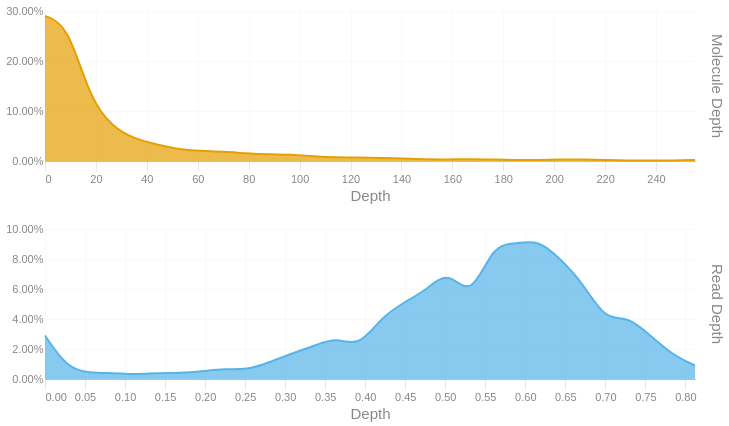

Source (notebook cell):
### Code cell
readdep = depth_hist(tb['Read Depth'], q99, 3)
readdep = readdep.with_columns(pl.lit('Read Depth').alias('Metric'))
if not SKIPLR:
    moldep = depth_hist(tb['Molecule Depth'], mol_q99, 1)
    moldep = moldep.with_columns(pl.lit('Molecule Depth').alias('Metric'))
    _hist = pl.concat([readdep, moldep])
    _hist = _hist.filter(pl.col('Proportion') != 0)
    with SafeRender(_hist):
        (
            alt.Chart(_hist)        
            .mark_area(interpolate = "basis")
            .encode(
                x=alt.X('Bin:Q').scale(domainMin=0).axis(alt.Axis(title='Depth')),
                y = alt.Y('Proportion:Q', title = None).axis(format = '.2%'),
                color = alt.Color('Metric:N').legend(None),
                row = alt.Row("Metric:N").header(title = None, labelOrient = 'right'),
                tooltip = [
                    alt.Tooltip("Metric:N", title = "Metric"),
                    alt.Tooltip('Interval:N', title = "Depth Interval"),
                    alt.Tooltip('Proportion:Q', title = "% Alignments").format('.2%')
                ]
            )
            .resolve_scale(x='independent', y='independent')
            .properties(
                height = 150, width = 650,
                usermeta={'embedOptions': {'downloadFileName': f'{samplename}.depth.hist'}}
            )
        ).display()
else:
    readdep = readdep.filter(pl.col('Proportion') != 0)
    with SafeRender(readdep):
        (
            alt.Chart(readdep)        
            .mark_area(interpolate = "basis")
            .encode(
                x=alt.X('Bin:Q').scale(domainMin=0).axis(alt.Axis(title='Depth')),
                y = alt.Y('Proportion:Q', title = None).axis(format = '.2%'),
                tooltip = [
                    alt.Tooltip('Interval:N', title = "Depth Interval"),
                    alt.Tooltip('Proportion:Q', title = "% Alignments").format('.2%')
                ]
            )
            .properties(
                usermeta={'embedOptions': {'downloadFileName': f'{samplename}.depth.hist'}}
            )
        ).display()

### Figure 1 — Vega-Lite specification as saved in the notebook (floating-point values rounded to 4 significant figures)
{"width": 650, "height": 150, "config": {"title": {"anchor": "start", "dy": -15, "fontSize": 18, "color": "#888888", "subtitleColor": "#888888", "subtitleFontSize": 14}, "arc": {"fill": "#0072B2"}, "axis": {"domainColor": "#888888", "domainWidth": 0.5, "gridWidth": 0.2, "grid": false, "titleFontWeight": 400, "titleFontSize": 15, "labelFontSize": 11, "labelColor": "#888888", "tickColor": "#888888", "tickWidth": 0.2, "titleColor": "#888888"}, "axisBand": {"grid": false}, "axisX": {"grid": true, "tickSize": 10, "domainCap": "round"}, "axisY": {"domain": false, "grid": true, "tickSize": 0, "domainCap": "round"}, "background": "transparent", "header": {"labelFontSize": 15, "labelColor": "#888888", "titleFontSize": 15, "titleFontWeight": 600, "titleColor": "#888888"}, "legend": {"labelFont": "sans-serif", "labelFontSize": 12, "labelColor": "#888888", "symbolSize": 100, "symbolType": "circle", "titleFontSize": 12, "titlePadding": 10, "titleColor": "#888888", "title": null}, "range": {"category": ["#E69F00", "#56B4E9", "#009E73", "#F0E442", "#0072B2", "#D55E00", "#CC79A7", "#000000"], "diverging": ["#cfe8f3", "#a2d4ec", "#73bfe2", "#46abdb", "#1696d2", "#12719e"]}, "area": {"fill": "#0072B2", "fillOpacity": 0.7, "line": true, "strokeOpacity": 0.7}, "line": {"color": "#0072B2", "stroke": "#0072B2", "strokeWidth": 2}, "trail": {"color": "#0072B2", "stroke": "#0072B2", "strokeWidth": 0, "size": 1}, "point": {"filled": true, "fillOpacity": 1.0, "size": 95}, "text": {"color": "#888888", "fontSize": 11, "align": "right", "fontWeight": 400, "size": 11}, "bar": {"fill": "#0072B2", "stroke": null}, "view": {"stroke": null, "continuousWidth": 660, "continuousHeight": 400}}, "data": {"name": "data-0bee9a64fa3858c6493f0aaafd187816"}, "mark": {"type": "area", "interpolate": "basis"}, "encoding": {"color": {"field": "Metric", "legend": null, "type": "nominal"}, "row": {"field": "Metric", "header": {"title": null, "labelOrient": "right"}, "type": "nominal"}, "tooltip": [{"field": "Metric", "title": "Metric", "type": "nominal"}, {"field": "Interval", "title": "Depth Interval", "type": "nominal"}, {"field": "Proportion", "format": ".2%", "title": "% Alignments", "type": "quantitative"}], "x": {"axis": {"title": "Depth"}, "field": "Bin", "scale": {"domainMin": 0}, "type": "quantitative"}, "y": {"axis": {"format": ".2%"}, "field": "Proportion", "title": null, "type": "quantitative"}}, "resolve": {"scale": {"x": "independent", "y": "independent"}}, "usermeta": {"embedOptions": {"downloadFileName": "S5_Connecticut_981.depth.hist"}}, "$schema": "https://vega.github.io/schema/vega-lite/v6.1.0.json", "datasets": {"data-0bee9a64fa3858c6493f0aaafd187816": [{"Bin": 0.0, "Interval": "0.0-0.028", "Proportion": 0.029, "Metric": "Read Depth"}, {"Bin": 0.028, "Interval": "0.028-0.056", "Proportion": 0.007, "Metric": "Read Depth"}, {"Bin": 0.056, "Interval": "0.056-0.084", "Proportion": 0.004, "Metric": "Read Depth"}, {"Bin": 0.084, "Interval": "0.084-0.112", "Proportion": 0.004, "Metric": "Read Depth"}, {"Bin": 0.112, "Interval": "0.112-0.14", "Proportion": 0.003, "Metric": "Read Depth"}, {"Bin": 0.14, "Interval": "0.14-0.168", "Proportion": 0.004, "Metric": "Read Depth"}, {"Bin": 0.168, "Interval": "0.168-0.196", "Proportion": 0.004, "Metric": "Read Depth"}, {"Bin": 0.196, "Interval": "0.196-0.224", "Proportion": 0.005, "Metric": "Read Depth"}, {"Bin": 0.224, "Interval": "0.224-0.252", "Proportion": 0.007, "Metric": "Read Depth"}, {"Bin": 0.252, "Interval": "0.252-0.28", "Proportion": 0.006, "Metric": "Read Depth"}, {"Bin": 0.28, "Interval": "0.28-0.308", "Proportion": 0.011, "Metric": "Read Depth"}, {"Bin": 0.308, "Interval": "0.308-0.336", "Proportion": 0.017, "Metric": "Read Depth"}, {"Bin": 0.336, "Interval": "0.336-0.364", "Proportion": 0.022, "Metric": "Read Depth"}, {"Bin": 0.364, "Interval": "0.364-0.392", "Proportion": 0.028, "Metric": "Read Depth"}, {"Bin": 0.392, "Interval": "0.392-0.42", "Proportion": 0.021, "Metric": "Read Depth"}, {"Bin": 0.42, "Interval": "0.42-0.448", "Proportion": 0.041, "Metric": "Read Depth"}, {"Bin": 0.448, "Interval": "0.448-0.476", "Proportion": 0.051, "Metric": "Read Depth"}, {"Bin": 0.476, "Interval": "0.476-0.504", "Proportion": 0.059, "Metric": "Read Depth"}, {"Bin": 0.504, "Interval": "0.504-0.532", "Proportion": 0.073, "Metric": "Read Depth"}, {"Bin": 0.532, "Interval": "0.532-0.56", "Proportion": 0.053, "Metric": "Read Depth"}, {"Bin": 0.56, "Interval": "0.56-0.588", "Proportion": 0.09, "Metric": "Read Depth"}, {"Bin": 0.588, "Interval": "0.588-0.616", "Proportion": 0.09, "Metric": "Read Depth"}, {"Bin": 0.616, "Interval": "0.616-0.644", "Proportion": 0.093, "Metric": "Read Depth"}, {"Bin": 0.644, "Interval": "0.644-0.672", "Proportion": 0.08, "Metric": "Read Depth"}, {"Bin": 0.672, "Interval": "0.672-0.7", "Proportion": 0.064, "Metric": "Read Depth"}, {"Bin": 0.7, "Interval": "0.7-0.728", "Proportion": 0.039, "Metric": "Read Depth"}, {"Bin": 0.728, "Interval": "0.728-0.756", "Proportion": 0.042, "Metric": "Read Depth"}, {"Bin": 0.756, "Interval": "0.756-0.784", "Proportion": 0.029, "Metric": "Read Depth"}, {"Bin": 0.784, "Interval": "0.784-0.812", "Proportion": 0.016, "Metric": "Read Depth"}, {"Bin": 0.812, "Interval": "0.812-0.84", "Proportion": 0.009, "Metric": "Read Depth"}, {"Bin": 0.0, "Interval": "0.0-8.8", "Proportion": 0.29, "Metric": "Molecule Depth"}, {"Bin": 8.8, "Interval": "8.8-17.6", "Proportion": 0.274, "Metric": "Molecule Depth"}, {"Bin": 17.6, "Interval": "17.6-26.4", "Proportion": 0.125, "Metric": "Molecule Depth"}, {"Bin": 26.4, "Interval": "26.4-35.2", "Proportion": 0.068, "Metric": "Molecule Depth"}, {"Bin": 35.2, "Interval": "35.2-44.0", "Proportion": 0.044, "Metric": "Molecule Depth"}, {"Bin": 44.0, "Interval": "44.0-52.8", "Proportion": 0.033, "Metric": "Molecule Depth"}, {"Bin": 52.8, "Interval": "52.8-61.6", "Proportion": 0.023, "Metric": "Molecule Depth"}, {"Bin": 61.6, "Interval": "61.6-70.4", "Proportion": 0.02, "Metric": "Molecule Depth"}, {"Bin": 70.4, "Interval": "70.4-79.2", "Proportion": 0.019, "Metric": "Molecule Depth"}, {"Bin": 79.2, "Interval": "79.2-88.0", "Proportion": 0.015, "Metric": "Molecule Depth"}, {"Bin": 88.0, "Interval": "88.0-96.8", "Proportion": 0.013, "Metric": "Molecule Depth"}, {"Bin": 96.8, "Interval": "96.8-105.6", "Proportion": 0.013, "Metric": "Molecule Depth"}, {"Bin": 105.6, "Interval": "105.6-114.4", "Proportion": 0.009, "Metric": "Molecule Depth"}, {"Bin": 114.4, "Interval": "114.4-123.2", "Proportion": 0.007, "Metric": "Molecule Depth"}, {"Bin": 123.2, "Interval": "123.2-132.0", "Proportion": 0.007, "Metric": "Molecule Depth"}, {"Bin": 132.0, "Interval": "132.0-140.8", "Proportion": 0.006, "Metric": "Molecule Depth"}, {"Bin": 140.8, "Interval": "140.8-149.7", "Proportion": 0.005, "Metric": "Molecule Depth"}, {"Bin": 149.7, "Interval": "149.7-158.5", "Proportion": 0.003, "Metric": "Molecule Depth"}, {"Bin": 158.5, "Interval": "158.5-167.3", "Proportion": 0.003, "Metric": "Molecule Depth"}, {"Bin": 167.3, "Interval": "167.3-176.1", "Proportion": 0.004, "Metric": "Molecule Depth"}, {"Bin": 176.1, "Interval": "176.1-184.9", "Proportion": 0.003, "Metric": "Molecule Depth"}, {"Bin": 184.9, "Interval": "184.9-193.7", "Proportion": 0.002, "Metric": "Molecule Depth"}, {"Bin": 193.7, "Interval": "193.7-202.5", "Proportion": 0.002, "Metric": "Molecule Depth"}, {"Bin": 202.5, "Interval": "202.5-211.3", "Proportion": 0.003, "Metric": "Molecule Depth"}, {"Bin": 211.3, "Interval": "211.3-220.1", "Proportion": 0.003, "Metric": "Molecule Depth"}, {"Bin": 220.1, "Interval": "220.1-228.9", "Proportion": 0.002, "Metric": "Molecule Depth"}, {"Bin": 228.9, "Interval": "228.9-237.7", "Proportion": 0.001, "Metric": "Molecule Depth"}, {"Bin": 237.7, "Interval": "237.7-246.5", "Proportion": 0.001, "Metric": "Molecule Depth"}, {"Bin": 246.5, "Interval": "246.5-255.3", "Proportion": 0.001, "Metric": "Molecule Depth"}, {"Bin": 255.3, "Interval": "255.3-264.09", "Proportion": 0.002, "Metric": "Molecule Depth"}]}}
